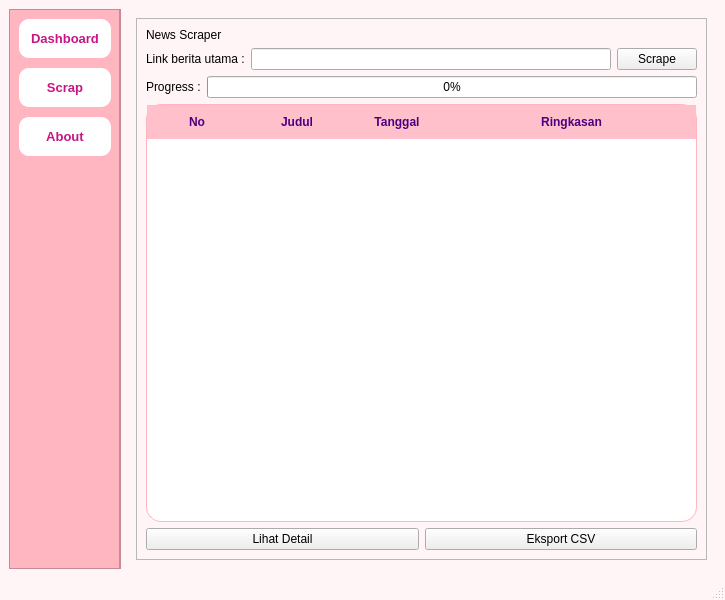
<?xml version="1.0" encoding="UTF-8"?>
<ui version="4.0">
 <class>MainWindow</class>
 <widget class="QMainWindow" name="MainWindow">
  <property name="geometry">
   <rect>
    <x>0</x>
    <y>0</y>
    <width>725</width>
    <height>600</height>
   </rect>
  </property>
  <property name="windowTitle">
   <string>MainWindow</string>
  </property>
  <property name="styleSheet">
   <string notr="true">/* Warna Background Utama */
QMainWindow {
    background-color: #FFF5F7;
}

/* Sidebar Frame */
#frame { 
    background-color: #FFB6C1;
    border-right: 2px solid #FF69B4;
}

/* Tombol Navigasi di Sidebar */
#frame QPushButton {
    background-color: white;
    color: #C71585;
    border: none;
    border-radius: 10px;
    padding: 12px;
    font-weight: bold;
    font-size: 10pt;
}

#frame QPushButton:hover {
    background-color: #FF69B4;
    color: white;
}

/* Tabel Berita */
QTableWidget {
    background-color: white;
    border: 1px solid #FFB6C1;
    border-radius: 15px;
    gridline-color: #FFF0F5;
}

QHeaderView::section {
    background-color: #FFC0CB;
    color: #4B0082;
    padding: 8px;
    font-weight: bold;
    border: none;
}</string>
  </property>
  <widget class="QWidget" name="centralwidget">
   <layout class="QHBoxLayout" name="horizontalLayout_4">
    <item>
     <widget class="QFrame" name="frame">
      <property name="maximumSize">
       <size>
        <width>160</width>
        <height>16777215</height>
       </size>
      </property>
      <property name="frameShape">
       <enum>QFrame::Shape::StyledPanel</enum>
      </property>
      <property name="frameShadow">
       <enum>QFrame::Shadow::Raised</enum>
      </property>
      <layout class="QVBoxLayout" name="verticalLayout">
       <property name="spacing">
        <number>10</number>
       </property>
       <item>
        <widget class="QPushButton" name="btn_dashboard">
         <property name="text">
          <string>Dashboard</string>
         </property>
        </widget>
       </item>
       <item>
        <widget class="QPushButton" name="btn_scrap">
         <property name="text">
          <string>Scrap</string>
         </property>
        </widget>
       </item>
       <item>
        <widget class="QPushButton" name="btn_about">
         <property name="text">
          <string>About</string>
         </property>
        </widget>
       </item>
       <item>
        <spacer name="verticalSpacer">
         <property name="orientation">
          <enum>Qt::Orientation::Vertical</enum>
         </property>
         <property name="sizeHint" stdset="0">
          <size>
           <width>20</width>
           <height>40</height>
          </size>
         </property>
        </spacer>
       </item>
      </layout>
     </widget>
    </item>
    <item>
     <widget class="QStackedWidget" name="stackedWidget">
      <property name="currentIndex">
       <number>1</number>
      </property>
      <widget class="QWidget" name="page">
       <widget class="QLabel" name="label_4">
        <property name="geometry">
         <rect>
          <x>220</x>
          <y>60</y>
          <width>171</width>
          <height>81</height>
         </rect>
        </property>
        <property name="text">
         <string>INI APLIKASI WEB SCRAPPING</string>
        </property>
       </widget>
      </widget>
      <widget class="QWidget" name="page_2">
       <layout class="QHBoxLayout" name="horizontalLayout_5">
        <item>
         <widget class="QFrame" name="frame_2">
          <property name="sizePolicy">
           <sizepolicy hsizetype="Expanding" vsizetype="Preferred">
            <horstretch>0</horstretch>
            <verstretch>0</verstretch>
           </sizepolicy>
          </property>
          <property name="frameShape">
           <enum>QFrame::Shape::StyledPanel</enum>
          </property>
          <property name="frameShadow">
           <enum>QFrame::Shadow::Raised</enum>
          </property>
          <layout class="QVBoxLayout" name="verticalLayout_2">
           <item>
            <widget class="QLabel" name="label">
             <property name="text">
              <string>News Scraper</string>
             </property>
             <property name="alignment">
              <set>Qt::AlignmentFlag::AlignLeading|Qt::AlignmentFlag::AlignLeft|Qt::AlignmentFlag::AlignTop</set>
             </property>
            </widget>
           </item>
           <item>
            <layout class="QHBoxLayout" name="horizontalLayout">
             <item>
              <widget class="QLabel" name="label_2">
               <property name="text">
                <string>Link berita utama :</string>
               </property>
              </widget>
             </item>
             <item>
              <widget class="QLineEdit" name="lineEdit">
               <property name="styleSheet">
                <string notr="true">/* Background Utama */
QMainWindow {
    background-color: #f5f6fa;
}

/* Tombol Scrape &amp; Tombol Bawah */
QPushButton {
    background-color: #273c75;
    color: white;
    border-radius: 12px;
    padding: 10px;
    font-weight: bold;
}

QPushButton:hover {
    background-color: #192a56;
}

/* Tabel Berita */
QTableWidget {
    background-color: white;
    gridline-color: #dcdde1;
    border: 1px solid #dcdde1;
    border-radius: 10px;
}

QHeaderView::section {
    background-color: #2f3640;
    color: white;
    padding: 6px;
    font-weight: bold;
}
font: 10pt &quot;Segoe UI&quot;;</string>
               </property>
              </widget>
             </item>
             <item>
              <widget class="QPushButton" name="tombolScrap">
               <property name="text">
                <string>Scrape</string>
               </property>
              </widget>
             </item>
            </layout>
           </item>
           <item>
            <layout class="QHBoxLayout" name="horizontalLayout_2">
             <item>
              <widget class="QLabel" name="label_3">
               <property name="text">
                <string>Progress :</string>
               </property>
              </widget>
             </item>
             <item>
              <widget class="QProgressBar" name="progressBar">
               <property name="value">
                <number>0</number>
               </property>
              </widget>
             </item>
            </layout>
           </item>
           <item>
            <widget class="QTableWidget" name="tableWidget">
             <attribute name="horizontalHeaderStretchLastSection">
              <bool>true</bool>
             </attribute>
             <column>
              <property name="text">
               <string>No</string>
              </property>
             </column>
             <column>
              <property name="text">
               <string>Judul</string>
              </property>
             </column>
             <column>
              <property name="text">
               <string>Tanggal</string>
              </property>
             </column>
             <column>
              <property name="text">
               <string>Ringkasan</string>
              </property>
             </column>
            </widget>
           </item>
           <item>
            <layout class="QHBoxLayout" name="horizontalLayout_3">
             <item>
              <widget class="QPushButton" name="pushButton_2">
               <property name="text">
                <string>Lihat Detail</string>
               </property>
              </widget>
             </item>
             <item>
              <widget class="QPushButton" name="pushButton_3">
               <property name="text">
                <string>Eksport CSV</string>
               </property>
              </widget>
             </item>
            </layout>
           </item>
          </layout>
         </widget>
        </item>
       </layout>
      </widget>
      <widget class="QWidget" name="page_3">
       <widget class="QLabel" name="label_5">
        <property name="geometry">
         <rect>
          <x>240</x>
          <y>70</y>
          <width>201</width>
          <height>121</height>
         </rect>
        </property>
        <property name="text">
         <string>INI TENTANG KITA</string>
        </property>
       </widget>
      </widget>
     </widget>
    </item>
   </layout>
  </widget>
  <widget class="QMenuBar" name="menubar">
   <property name="geometry">
    <rect>
     <x>0</x>
     <y>0</y>
     <width>725</width>
     <height>33</height>
    </rect>
   </property>
  </widget>
  <widget class="QStatusBar" name="statusbar"/>
 </widget>
 <resources/>
 <connections/>
</ui>
